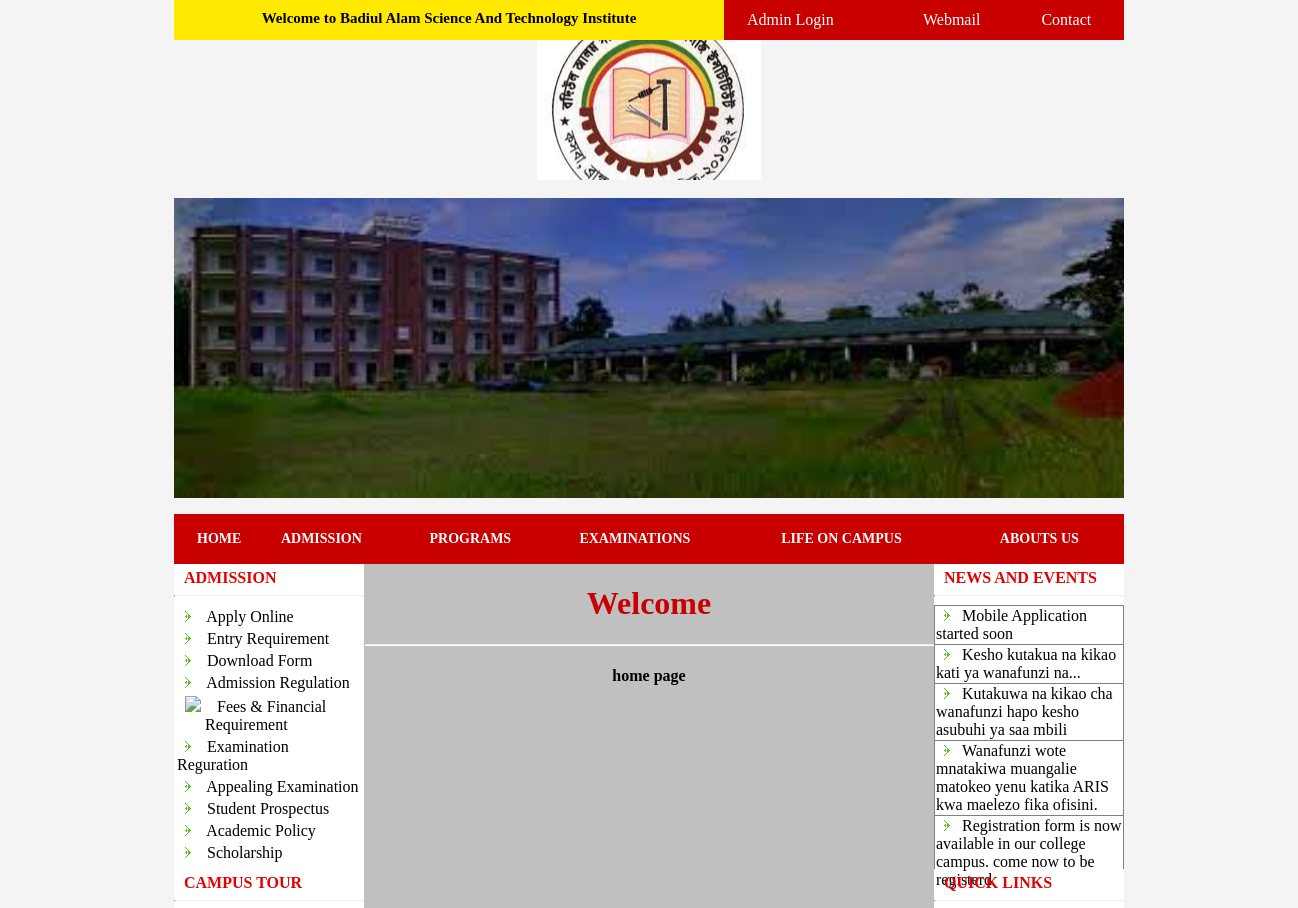
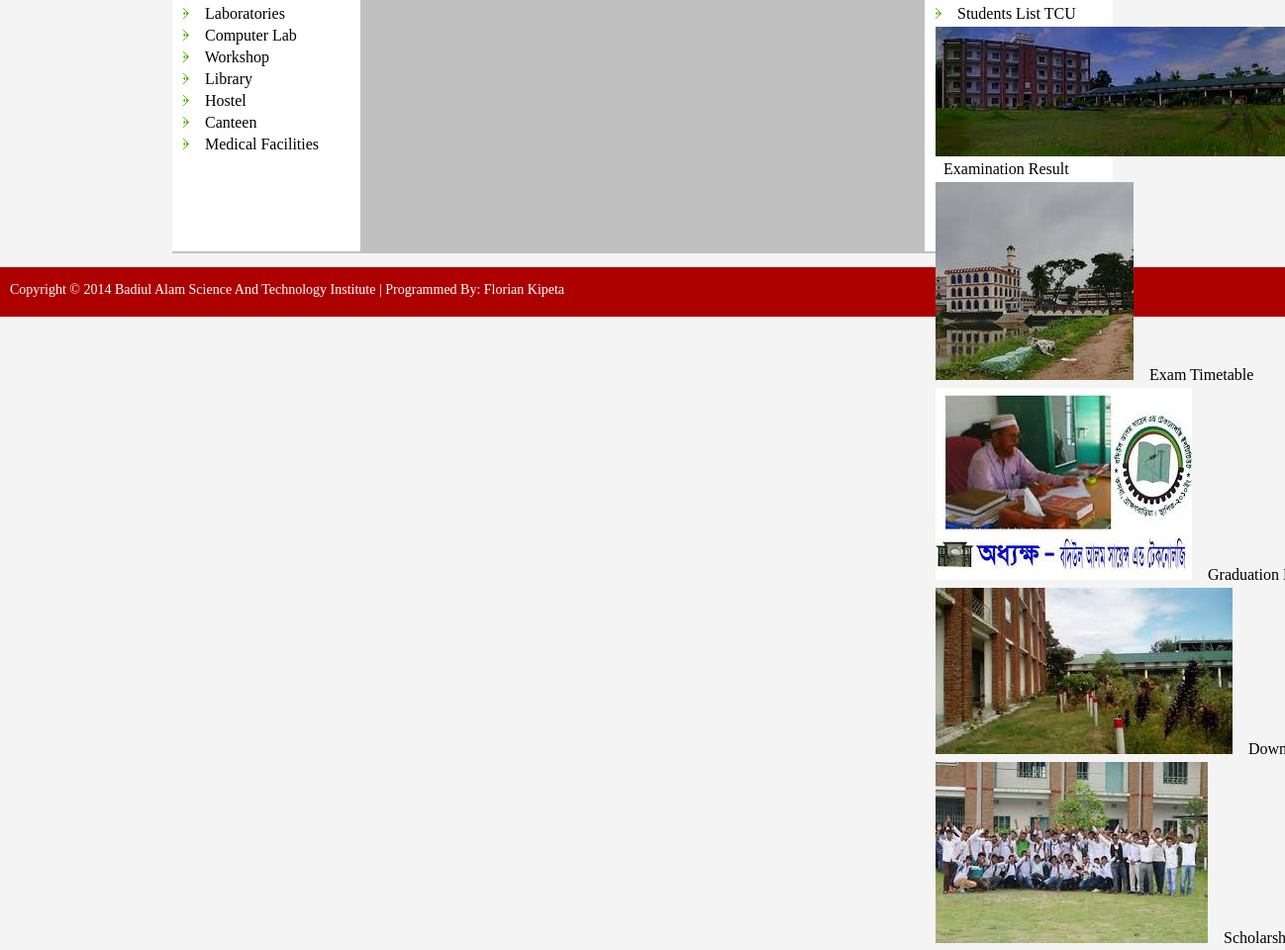
The page / on the database its author committed (2 pictures, top to bottom).
### tables this page shows
CREATE TABLE IF NOT EXISTS `contents` (
  `id` int(10) NOT NULL AUTO_INCREMENT,
  `full_contents` varchar(1000) NOT NULL,
  PRIMARY KEY (`id`)
);

CREATE TABLE IF NOT EXISTS `news` (
  `id` int(10) NOT NULL AUTO_INCREMENT,
  `heading` varchar(400) NOT NULL,
  `full_news` varchar(500) NOT NULL,
  PRIMARY KEY (`id`)
);

### right.php (the view, shortened to what this page needs)
<div id="right">
	<div class="one">
		<b class="title">NEWS AND EVENTS</b>
		<hr>
		<marquee direction="up" scrollamount="1" onmouseover="this.setAttribute('scrollamount', 0, 0);" onmouseout="this.setAttribute('scrollamount', 1, 0);">
		<table align="center" width="100%" class="news" border="1" style="border-collapse:collapse;>
				<?php
				$query=mysqli_query($conn,"SELECT * FROM `news` ORDER BY `id` DESC");
				while ($row=mysqli_fetch_assoc($query)) {
					$id=$row['id'];
					echo '<tr border="">';
					echo '<td>&nbsp; <img src="img/news.png">&nbsp;&nbsp;&nbsp;<a href="news.php?id='.$id.'  ">'.$row['heading']."</a></td>";
					echo '</tr>';
				}
				?>
		</table>
	</marquee>
	</div>
	<div class="two">
		<b class="title">QUICK LINKS</b>
		<hr>
		<table align="center" width="100%" class="news">
			<tr>
			   <td>&nbsp; <img src="img/news.png">&nbsp;&nbsp;&nbsp; <a href="tcu.php" class="admissionlinks">Students List TCU</a></td>
			</tr>
			<tr>
				<td>&nbsp; <img src="img/slideshow/01.png">&nbsp;&nbsp;&nbsp; <a href="result.php" class="admissionlinks">Examination Result</a></td>
			</tr>
			<tr>
				<td>&nbsp; <img src="img/slideshow/02.png">&nbsp;&nbsp;&nbsp; <a href="timetable.php" class="admissionlinks">Exam Timetable</a></td>
			</tr>
			<tr>
				<td>&nbsp; <img src="img/slideshow/03.png">&nbsp;&nbsp;&nbsp; <a href="graduation.php" class="admissionlinks">Graduation Day</a></td>
			</tr>
			<tr>
				<td>&nbsp; <img src="img/slideshow/04.png">&nbsp;&nbsp;&nbsp; <a href="downloads.php" class="admissionlinks">Downloads </a></td>
			</tr>
			<tr>
				<td>&nbsp; <img src="img/slideshow/05.png">&nbsp;&nbsp;&nbsp; <a href="scholarship.php" class="admissionlinks">Scholarship </a></td>
			</tr>
		</table>
	</div>
</div>

### center.php
<div id="center">
	<h1 align="center" class="welcome">Welcome</h1><hr>
	<h4 align="center" style="font-family:Lucida Bright;">
		 <?php
		 $query=mysqli_query($conn,"SELECT * FROM `contents` WHERE `id`='1'");
		 if ($row=mysqli_fetch_assoc($query)) {
		 	echo $row['full_contents'];
		 }
		 ?>
</h4></div>

### css/style.css (style rules this page uses)
body { margin: 0; padding: 0; background-color: #F4F4F4; }
#center { height: 600px; width: 60%; float: left; }
#right { height: 600px; width: 20%; float: left; }
.one { height: 300px; background-color: white; padding-top: 5px; }
.two { height: 288px; background-color: white; padding-top: 5px; }
.title { margin-left: 10px; color: #E40000; }
.admissionlinks { color: black; text-decoration: none; }
.welcome { color: #C80000; }
hr { border-top: 1px solid #eeeeee; border-bottom: 1px solid #ffffff; }
a { text-decoration: none; color: black; }

### rows shown on the page
contents: full_contents "home page"
news: heading "Mobile Application started soon"
news: heading "Kesho kutakua na kikao kati ya wanafunzi na..."
news: heading "Kutakuwa na kikao cha wanafunzi hapo kesho asubuhi ya saa mbili"
news: heading "Wanafunzi wote mnatakiwa muangalie matokeo yenu katika ARIS kwa maelezo fika ofisini."
news: heading "Registration form is now available in our college campus. come now to be registerd"
